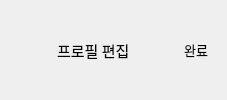
        <widget class="QWidget" name="widget_9" native="true">
         <property name="minimumSize">
          <size>
           <width>0</width>
           <height>43</height>
          </size>
         </property>
         <layout class="QHBoxLayout" name="horizontalLayout_10">
          <item>
           <widget class="QPushButton" name="btn_close_6">
            <property name="text">
             <string/>
            </property>
            <property name="icon">
             <iconset>
              <normaloff>../Images/btn_back.png</normaloff>../Images/btn_back.png</iconset>
            </property>
            <property name="autoDefault">
             <bool>false</bool>
            </property>
            <property name="flat">
             <bool>true</bool>
            </property>
           </widget>
          </item>
          <item>
           <widget class="QLabel" name="label_5">
            <property name="font">
             <font>
              <family>Malgun Gothic</family>
              <pointsize>11</pointsize>
             </font>
            </property>
            <property name="text">
             <string>프로필 편집</string>
            </property>
           </widget>
          </item>
          <item>
           <spacer name="horizontalSpacer_7">
            <property name="orientation">
             <enum>Qt::Horizontal</enum>
            </property>
            <property name="sizeHint" stdset="0">
             <size>
              <width>40</width>
              <height>20</height>
             </size>
            </property>
           </spacer>
          </item>
          <item>
           <widget class="QPushButton" name="pushButton_4">
            <property name="minimumSize">
             <size>
              <width>40</width>
              <height>0</height>
             </size>
            </property>
            <property name="maximumSize">
             <size>
              <width>16777215</width>
              <height>16777215</height>
             </size>
            </property>
            <property name="font">
             <font>
              <family>Malgun Gothic</family>
              <pointsize>10</pointsize>
             </font>
            </property>
            <property name="styleSheet">
             <string notr="true">border:None;</string>
            </property>
            <property name="text">
             <string>완료</string>
            </property>
            <property name="autoDefault">
             <bool>false</bool>
            </property>
            <property name="flat">
             <bool>true</bool>
            </property>
           </widget>
          </item>
         </layout>
        </widget>
